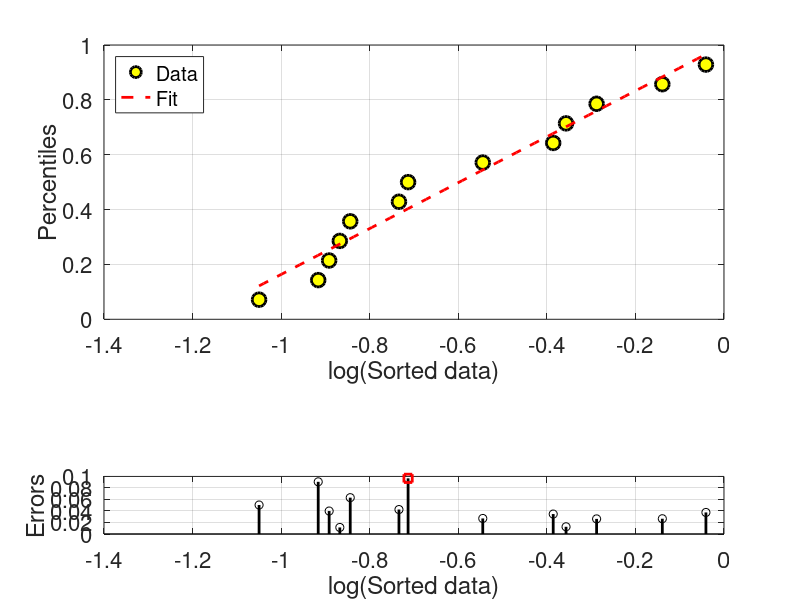

The MATLAB script that drew this image:
%% ACTIVITY 
Data = [0.35, 0.40, 0.41, 0.42, 0.43, 0.48, 0.49, 0.58, 0.68, 0.70, 0.75, 0.87, 0.96];

% Sorting of the data in ascending order
Sorted_data = sort(Data);

% Quantification of the number of data N
N = length(Data);

% Creation of the SEED vector: 1,2,...,N
SEED = 1:1:N;

% Calculation of the percentiles
Percentiles = SEED./(N+1);

%%
subplot(5,1,1:3)
plot(log(Sorted_data),Percentiles,'ko','markersize',10,'linewidth',2,'markerfacecolor','y')
xlabel('log(Sorted data)')
ylabel('Percentiles')
set(gca,'fontsize',16)
hold on
grid on

%% Fit a model
p1 = polyfit(log(Sorted_data)',Percentiles',1); % fit a line to the data
x_fit = linspace(min(log(Sorted_data)),max(log(Sorted_data)),100); %x-values to evaluate
y1_fitted = polyval(p1, x_fit); %y-values for the evaluated x-values
hold on
plot(x_fit,y1_fitted,'r--','linewidth',2)
legend({'Data';'Fit'},'location','northwest')

%% Plot of the errors
subplot(5,1,5)
errors = Percentiles - polyval(p1, log(Sorted_data));
stem(log(Sorted_data),abs(errors),'k','linewidth',2)
xlabel('log(Sorted data)')
ylabel('Errors')
set(gca,'fontsize',16)
hold on
grid on

% Identification of the maximum and overlay with red color
index = find(errors==max(errors));
hold on
plot(log(Sorted_data(index)),errors(index),'rs','linewidth',2)


% Using kstest
[h,p,ks2stat,cv] = kstest((log(Data)-mean(log(Data)))/std(log(Data)),'Alpha',0.02)

%In kstest2, the decision to reject the null hypothesis is based on comparing the p-value p with the significance level Alpha, not by comparing the test statistic ks2stat with a critical value.
x1 = Percentiles;
x2 = polyval(p1, log(Sorted_data));
[h,p,ks2stat] = kstest2(x1,x2,'Alpha',0.02)

